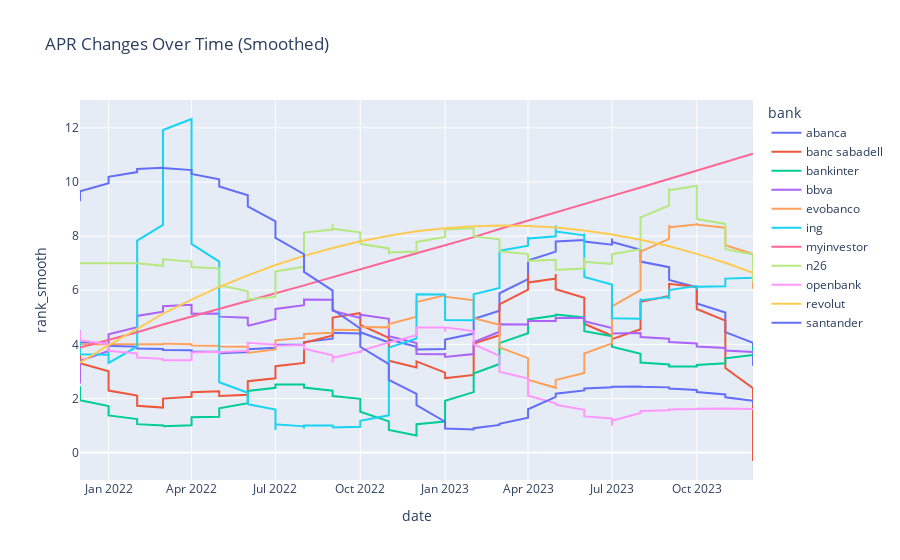

Source (notebook cell):
### Code cell
# Assuming your data is in a DataFrame called data

# Filter banks with non-zero rank
rank_banks = data.loc[data['rank'] != 0, 'bank'].unique()
plot_data = data[data['bank'].isin(rank_banks)]

# Define a function to apply Savitzky-Golay filtering for smoothing
def apply_savgol_filter(group, window=25, polyorder=2):
    group = group.sort_values('date')  # Ensure data is sorted by date
    if len(group) >= window:  # Savitzky-Golay filter requires the window size to be less than or equal to the length of the data
        group['rank_smooth'] = savgol_filter(group['rank'], window_length=window, polyorder=polyorder)
    else:
        group['rank_smooth'] = group['rank']  # If not enough data points, keep the original
    return group

# Apply Savitzky-Golay filter to each bank's data
smoothed_data = plot_data.groupby('bank').apply(apply_savgol_filter).reset_index(drop=True)

# Plot the smoothed data
fig = px.line(smoothed_data, x='date', y='rank_smooth', color='bank', title='Rank Changes Over Time (Smoothed)')
fig.show()
